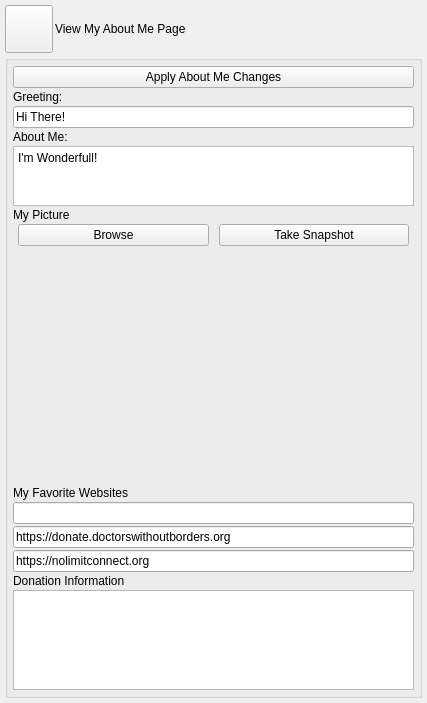
<?xml version="1.0" encoding="UTF-8"?>
<ui version="4.0">
 <class>AppletEditAboutMeUi</class>
 <widget class="QWidget" name="AppletEditAboutMeUi">
  <property name="geometry">
   <rect>
    <x>0</x>
    <y>0</y>
    <width>427</width>
    <height>703</height>
   </rect>
  </property>
  <property name="sizePolicy">
   <sizepolicy hsizetype="Expanding" vsizetype="Expanding">
    <horstretch>0</horstretch>
    <verstretch>0</verstretch>
   </sizepolicy>
  </property>
  <property name="windowTitle">
   <string>Edit About Me</string>
  </property>
  <layout class="QVBoxLayout" name="verticalLayout">
   <property name="spacing">
    <number>2</number>
   </property>
   <property name="leftMargin">
    <number>5</number>
   </property>
   <property name="topMargin">
    <number>5</number>
   </property>
   <property name="rightMargin">
    <number>5</number>
   </property>
   <property name="bottomMargin">
    <number>5</number>
   </property>
   <item>
    <layout class="QHBoxLayout" name="horizontalLayout">
     <property name="spacing">
      <number>2</number>
     </property>
     <item>
      <widget class="VxPushButton" name="m_ViewAboutMePageButton">
       <property name="minimumSize">
        <size>
         <width>48</width>
         <height>48</height>
        </size>
       </property>
       <property name="maximumSize">
        <size>
         <width>48</width>
         <height>48</height>
        </size>
       </property>
       <property name="text">
        <string notr="true"/>
       </property>
       <property name="iconSize">
        <size>
         <width>48</width>
         <height>48</height>
        </size>
       </property>
      </widget>
     </item>
     <item>
      <widget class="QLabel" name="m_ViewServiceLabel">
       <property name="text">
        <string>View My About Me Page</string>
       </property>
      </widget>
     </item>
     <item>
      <widget class="PermissionWidget" name="m_PermissionWidget" native="true">
       <property name="sizePolicy">
        <sizepolicy hsizetype="Preferred" vsizetype="Minimum">
         <horstretch>0</horstretch>
         <verstretch>0</verstretch>
        </sizepolicy>
       </property>
      </widget>
     </item>
    </layout>
   </item>
   <item>
    <widget class="QGroupBox" name="m_AboutMeGroupBox">
     <property name="title">
      <string/>
     </property>
     <layout class="QVBoxLayout" name="verticalLayout_2">
      <property name="spacing">
       <number>2</number>
      </property>
      <property name="leftMargin">
       <number>5</number>
      </property>
      <property name="topMargin">
       <number>5</number>
      </property>
      <property name="rightMargin">
       <number>5</number>
      </property>
      <property name="bottomMargin">
       <number>5</number>
      </property>
      <item>
       <widget class="QPushButton" name="m_ApplyAboutMeButton">
        <property name="text">
         <string>Apply About Me Changes</string>
        </property>
       </widget>
      </item>
      <item>
       <widget class="QLabel" name="m_GreetingLabel">
        <property name="text">
         <string>Greeting:</string>
        </property>
       </widget>
      </item>
      <item>
       <widget class="QLineEdit" name="m_GreetingEdit">
        <property name="text">
         <string>Hi There!</string>
        </property>
       </widget>
      </item>
      <item>
       <widget class="QLabel" name="aboutMeLabel">
        <property name="text">
         <string>About Me:</string>
        </property>
       </widget>
      </item>
      <item>
       <widget class="QPlainTextEdit" name="m_AboutMeEdit">
        <property name="sizePolicy">
         <sizepolicy hsizetype="Expanding" vsizetype="Expanding">
          <horstretch>0</horstretch>
          <verstretch>0</verstretch>
         </sizepolicy>
        </property>
        <property name="maximumSize">
         <size>
          <width>16777215</width>
          <height>60</height>
         </size>
        </property>
        <property name="plainText">
         <string>I'm Wonderfull!</string>
        </property>
       </widget>
      </item>
      <item>
       <widget class="QLabel" name="m_PictureOfMeLabel">
        <property name="text">
         <string>My Picture</string>
        </property>
       </widget>
      </item>
      <item>
       <layout class="QHBoxLayout" name="horizontalLayout_3">
        <property name="spacing">
         <number>10</number>
        </property>
        <property name="leftMargin">
         <number>5</number>
        </property>
        <property name="topMargin">
         <number>0</number>
        </property>
        <property name="rightMargin">
         <number>5</number>
        </property>
        <property name="bottomMargin">
         <number>5</number>
        </property>
        <item>
         <widget class="QPushButton" name="m_BrowsePictureButton">
          <property name="text">
           <string>Browse</string>
          </property>
         </widget>
        </item>
        <item>
         <widget class="QPushButton" name="m_TakeSnapshotButton">
          <property name="text">
           <string>Take Snapshot</string>
          </property>
         </widget>
        </item>
       </layout>
      </item>
      <item>
       <widget class="QLabel" name="m_PictureOfMeFrame">
        <property name="sizePolicy">
         <sizepolicy hsizetype="Expanding" vsizetype="Expanding">
          <horstretch>0</horstretch>
          <verstretch>0</verstretch>
         </sizepolicy>
        </property>
        <property name="alignment">
         <set>Qt::AlignCenter</set>
        </property>
       </widget>
      </item>
      <item>
       <widget class="QLabel" name="favoriteWebsitesLabel">
        <property name="text">
         <string>My Favorite Websites</string>
        </property>
       </widget>
      </item>
      <item>
       <widget class="QLineEdit" name="m_FavoriteWebsite1Edit"/>
      </item>
      <item>
       <widget class="QLineEdit" name="m_FavoriteWebsite2Edit">
        <property name="text">
         <string>https://donate.doctorswithoutborders.org</string>
        </property>
       </widget>
      </item>
      <item>
       <widget class="QLineEdit" name="m_FavoriteWebsite3Edit">
        <property name="text">
         <string>https://nolimitconnect.org</string>
        </property>
       </widget>
      </item>
      <item>
       <widget class="QLabel" name="label_2">
        <property name="text">
         <string>Donation Information</string>
        </property>
       </widget>
      </item>
      <item>
       <widget class="QPlainTextEdit" name="m_DonationEdit">
        <property name="sizePolicy">
         <sizepolicy hsizetype="Expanding" vsizetype="Expanding">
          <horstretch>0</horstretch>
          <verstretch>0</verstretch>
         </sizepolicy>
        </property>
        <property name="maximumSize">
         <size>
          <width>16777215</width>
          <height>100</height>
         </size>
        </property>
        <property name="plainText">
         <string/>
        </property>
       </widget>
      </item>
     </layout>
    </widget>
   </item>
  </layout>
 </widget>
 <customwidgets>
  <customwidget>
   <class>VxPushButton</class>
   <extends>QPushButton</extends>
   <header>VxPushButton.h</header>
  </customwidget>
  <customwidget>
   <class>PermissionWidget</class>
   <extends>QWidget</extends>
   <header>PermissionWidget.h</header>
   <container>1</container>
  </customwidget>
 </customwidgets>
 <resources/>
 <connections/>
</ui>
